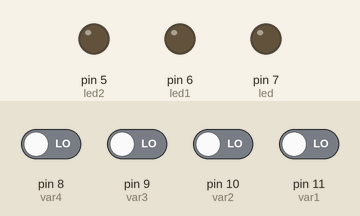
Simulated run of this sketch. Board: Arduino Uno, built with avr-gcc and run on an emulated ATmega328P. On the bench: output pins drawn as LEDs (lit = HIGH). The inputs (shaded band) are chosen by the test bench; at power-on: pin 8 (var4), pin 9 (var3), pin 10 (var2), pin 11 (var1) LOW.

Above: at 1.2 s.
1.3 s: pin 8 (var4) driven HIGH
At 1.9 s:
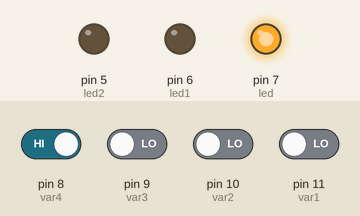
2.8 s: pin 9 (var3) driven HIGH
At 3.1 s:
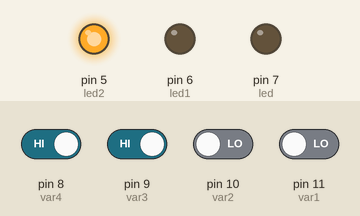
4.3 s: pin 10 (var2) driven HIGH
At 5.4 s:
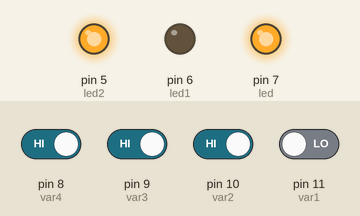
5.8 s: pin 11 (var1) driven HIGH
At 6.6 s:
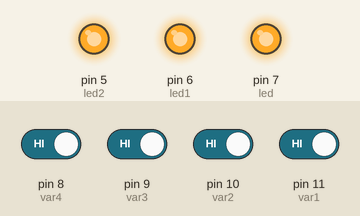
7.3 s: pin 11 (var1) driven LOW
At 7.7 s:
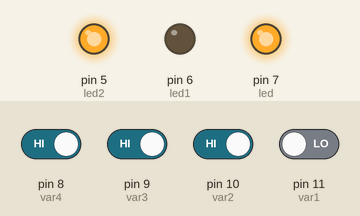
8.8 s: pin 8 (var4) driven LOW
At 10.1 s:
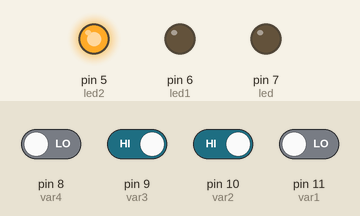
Timing chart, 0 to 11.3 s (numbered marks = the images above; inputs shaded):
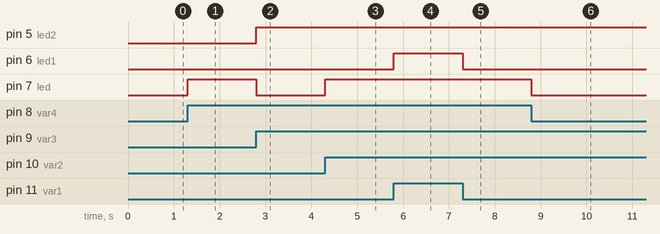

The sketch:

Actividad_1_-_Tabla_de_la_verdad.ino
```cpp
// Microcontroladores - 2674489
// Actividad 1
// Anderson Cepeda Sandoval y Juan Sebastian Guanumen

int var1 = 11;
int var2 = 10;
int var3 = 9;
int var4 = 8;

int led = 7;
int led1 = 6;
int led2 = 5;

int A = 0;
int B = 0;
int C = 0;
int D = 0;

int resultado = 0;

int resultado1 = 0;

int resultado2 = 0;

void setup() {
  pinMode(var4, INPUT);
  pinMode(var1, INPUT);
  pinMode(var2, INPUT);
  pinMode(var3, INPUT);


  pinMode(led, OUTPUT);
  pinMode (led1, OUTPUT);
  pinMode (led2, OUTPUT);
}

void loop(){
  A = digitalRead(var1);
  B = digitalRead(var2);
  C = digitalRead(var3);
  D = digitalRead(var4);


  resultado = (!C && D && !B && !A) || (C && !D && !B && !A) || (!C && !D && !A && B) || (C && D && B) || (C && A && D) || (D && A && B) || (C && A && B);

  digitalWrite(led, resultado);

  resultado1 = (A && B && C && D);

  digitalWrite(led1, resultado1);

  resultado2 = ( C && D) || (B && D) || (B && C) || (A && D) || (A && C) || (A && B);

  digitalWrite(led2, resultado2);
}
```

Measured:
- after the input at 1.3 s, pin 7 (led): LOW → HIGH at once
- after the input at 2.8 s, pin 5 (led2): LOW → HIGH at once; pin 7 (led): HIGH → LOW at once
- after the input at 4.3 s, pin 7 (led): LOW → HIGH at once
- after the input at 5.8 s, pin 6 (led1): LOW → HIGH at once
- after the input at 7.3 s, pin 6 (led1): HIGH → LOW at once
- after the input at 8.8 s, pin 7 (led): HIGH → LOW at once
